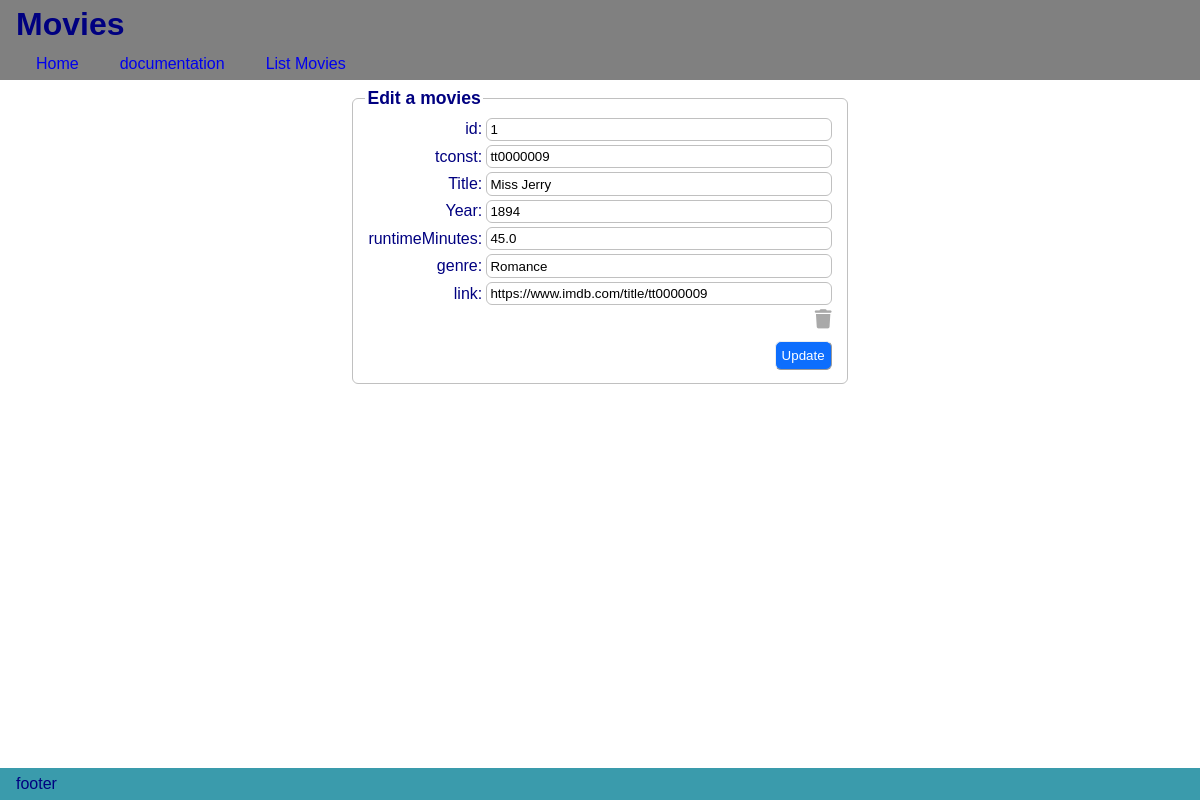
The app's page /get_form_edit_data/1 with its own data.
### models.py (models this page shows)
class BaseModel(SQLModel):
    id: Optional[int] = Field(default=None, primary_key=True)
    tconst: Optional[int] = Field(primary_key=True,default=None)

class Movies(BaseModel, table=True):
    id: Optional[int] = Field(default=None, primary_key=True)
    tconst: str = Field(default=None, foreign_key="ratings.tconst")
    titleType: Optional[str]
    primaryTitle: str = Field(min_length = 1, max_length = 150, index=True)
    startYear: Optional[int]
    runtimeMinutes: Optional[float]
    genres:Optional[str]= Field(nullable=True)

### main.py (the view)
@app.get('/get_form_edit_data/{id}', response_class=HTMLResponse)
async def get_form_data_edit(id: int, request:Request):
    with Session(engine) as session:
        movie  = session.get(Movies,id)
        print("movie: ", movie)
    context = {'movies':movie,'request':request}
    return templates.TemplateResponse('form_edit_data.html', context)

### templates/form_edit_data.html (shortened to what this page needs)
<!DOCTYPE html>
<html>
{% extends 'layout.html' %}
{% block content %}
<div class="form-container">
    <form method="post">
        <fieldset>
            <legend>Edit a movies</legend>
            <table>
                <tr>
                    <td>
                        <label for="id">id:</label>
                    </td>
                    <td>
                        <input type="text" id="id" name="const" value="{{movies.id}}" required maxlength="128"
                            size="40">
                    </td>
                </tr>
                <tr>
                    <td>
                        <label for="tconst">tconst:</label>
                    </td>
                    <td>
                        <input type="text" id="tconst" name="const" value="{{movies.tconst}}" required maxlength="128"
                            size="40">
                    </td>
                </tr>
                <tr>
                    <td>
                        <label for="primaryTitle">Title:</label>
                    </td>
                    <td>
                        <input type="text" id="primaryTitle" name="primaryTitle" value="{{movies.primaryTitle}}"
                            minlength="1" maxlength="150" size="40">
                    </td>
                </tr>
                <tr>
                    <td>
                        <label for="startYear">Year:</label>
                    </td>
                    <td>
                        <input type="text" id="startYear" name="startYear" value="{{movies.startYear}}"
                            minlength="1" maxlength="150" size="40">
                    </td>
                </tr>
                <tr>
                    <td>
                        <label for="runtimeMinutes">runtimeMinutes:</label>
                    </td>
                    <td>
                        <input type="text" id="runtimeMinutes" name="runtimeMinutes" value="{{movies.runtimeMinutes}}"
                            minlength="1" maxlength="150" size="40">
                    </td>
                </tr>
                <tr>
                    <td>
                        <label for="genres">genre:</label>
                    </td>
                    <td>
                        <input type="text" id="genres" name="genres" value="{{movies.genres}}"
                            minlength="1" maxlength="150" size="40">
                    </td>
                </tr>
                <tr>
                    <td>
                        <label for="link">link:</label>
                    </td>
                    <td>
                        <input type="text" id="link" name="link" value="https://www.imdb.com/title/{{movies.tconst}}"
                                minlength="1" maxlength="150" size="40">
                    </td>
                </tr>
                <tr>
                    <td colspan="2">
                        <a class="fa fa-trash" onclick="show_confirm(true)" title="Delete movies"></a>
                    </td>
                </tr>
                <tr>
                    <td colspan="2">
                        <input type="submit" value="Update">
                    </td>
                </tr>
            </table>
        </fieldset>
    </form>
</div>
{% endblock %}

### static/styles.css (style rules this page uses)
* { margin:0; }
body { font-family: Arial, Helvetica, sans-serif; color:navy; }
.form-container { display: flex; justify-content: center; }
.form-container form legend { font-size: 1.1rem; font-weight: bold; }
.form-container form fieldset { border:solid 1px silver; border-radius: 0.375rem; }
.form-container form table tr td:nth-child(1) { text-align:right; }
.form-container form table tr:last-child td { padding-top:.5em; }
input[type=text], select { border:solid silver 1px; padding: 0.2rem; border-radius: 0.375rem }
input[type='reset'], input[type='submit'],button { border:outset 1px; border-radius: 0.375rem; padding: 0.375rem; color:white; }
input[type='submit'] { background-color: #0d6efd; }
.fa { font-size: 1.2rem; text-decoration: none; color: darkgray; }

### records on screen
Movies: const "1", const "tt0000009", primaryTitle "Miss Jerry", startYear "1894", runtimeMinutes "45.0", genres "Romance", link "https://www.imdb.com/title/tt0000009"
